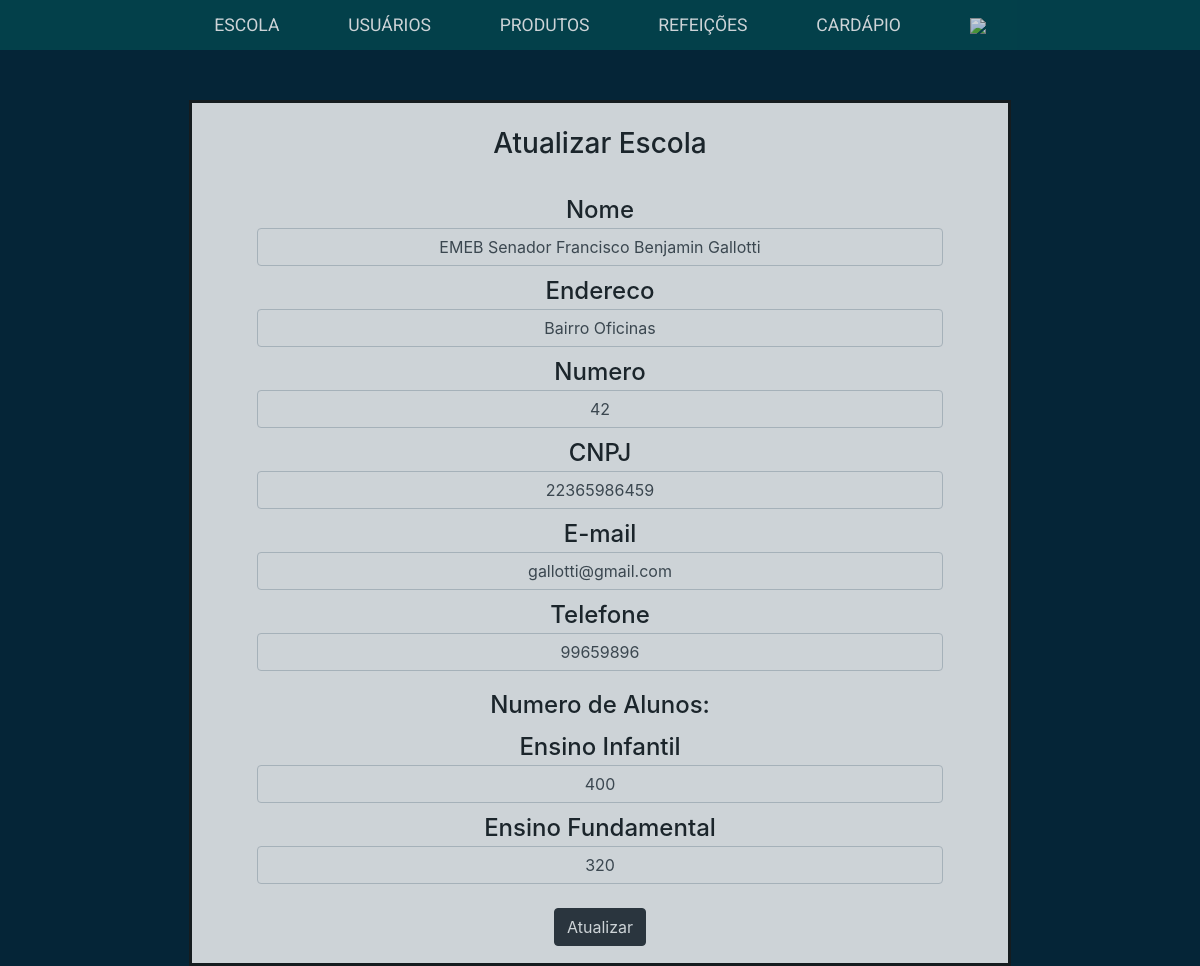
/sec-educacao/escola/verificar-escola.php?id=1&acao=atualizar (signed in), run on the app's committed database.
### tables this page shows
create table Escola (
    id int primary key auto_increment,
    nomeEscola varchar(100),
    endereco varchar(255),
    cnpj varchar(12),
    email varchar(255),
    numero varchar(8),
    telefone varchar(12),
    alunosEnsInfantil integer,
    alunosEnsFundamental integer
);

### sec-educacao/escola/verificar-escola.php (the view, shortened to what this page needs)
<?php
require_once "../../funcoes-de-cabecalho.php";
require_once "../../conexao.php";
$acao = $_GET['acao'];
if($acao == "cadastrar"){
    $acaoHTML = "Cadastrar";
} else if ($acao == "atualizar"){
    $acaoHTML = "Atualizar";
    $idEscola = $_GET['id'];
    $select = "select * from Escola where id = $idEscola";
    $query = mysqli_query($conexao, $select);
    $table = mysqli_fetch_array($query);
    $id = $table['id'];
    $nomeEscola = $table['nomeEscola'];
    $endereco = $table['endereco'];
    $cnpj = $table['cnpj'];
    $email = $table['email'];
    $numero = $table['numero'];
    $telefone = $table['telefone'];
    $alunosEnsInfantil = $table['alunosEnsInfantil'];
    $alunosEnsFundamental = $table['alunosEnsFundamental'];
}
?>
<h3><?php echo $acaoHTML ?> Escola</h3>
<form method="post" action="verificacao.php?acao=<?php
    if (!empty($id) and $acao == "atualizar") {
        echo $acao . "&id=$id";
    } else {
        echo $acao;
    }
?>">
    <label>Nome</label>
    <input type="text" class="form-control" required maxlength="100" name="nomeEscola" <?php
        if(!empty($nomeEscola)){
            echo "value='".$nomeEscola."'";
        }
    ?>>
    <label>Endereco</label>
    <input type="text" class="form-control" required maxlength="255" name="endereco" <?php
        if(!empty($endereco)){
            echo "value='".$endereco."'";
        }
    ?>>
    <label>Numero</label>
    <input type="text" class="form-control" required maxlength="8" name="numero" <?php
        if(!empty($numero)){
            echo "value='".$numero."'";
        }
    ?>>
    <label>CNPJ</label>
    <input type="text" class="form-control" required maxlength="12" name="cnpj" <?php
        if(!empty($cnpj)){
            echo "value='".$cnpj."'";
        }
    ?>>
    <label>E-mail</label>
    <input type="email" class="form-control" required maxlength="255" name="email" <?php
        if(!empty($email)){
            echo "value='".$email."'";
        }
    ?>>
    <label>Telefone</label>
    <input type="text" class="form-control" required maxlength="12" name="telefone" <?php
        if(!empty($telefone)){
            echo "value='".$telefone."'";
        }
    ?>>
    <div class="mt-3">Numero de Alunos:</div>
    <label>Ensino Infantil</label>
    <input type="number" class="form-control" maxlength="4" name="alunosEnsInfantil" <?php
        if(!empty($alunosEnsInfantil)){
            echo "value='".$alunosEnsInfantil."'";
        }
    ?>>
    <label>Ensino Fundamental</label>
    <input type="number" class="form-control" maxlength="4" name="alunosEnsFundamental" <?php
        if(!empty($alunosEnsFundamental)){
            echo "value='".$alunosEnsFundamental."'";
        }
    ?>>
    <input type="submit" class="btn btn-dark mt-4" value="<?php echo $acaoHTML ?>">
</form>

### estilo/style.css (style rules this page uses)
body { background-color: #052537 !important; text-decoration: none; }
input, td, tr { text-align: center; vertical-align: middle !important; font-weight: 400; }
@media (min-width: 1200px) { body { height: 100%; width: 100%; background-size: cover; position: relative; text-align-last: center; text-align: center; } }
@media (min-width: 1200px) { form { margin: 3% 8% 2% 8%; } }
@media (min-width: 1200px) { label { margin: 1% 0 0 0; } }
@media (min-width: 1200px) { h3 { margin: 3% 3%; } }

### data on the page
escola: nomeEscola "EMEB Senador Francisco Benjamin Gallotti", endereco "Bairro Oficinas", numero "42", cnpj "22365986459", email "gallotti@gmail.com", telefone "99659896", alunosEnsInfantil "400", alunosEnsFundamental "320"

### other printed values
$acaoHTML "Atualizar"
